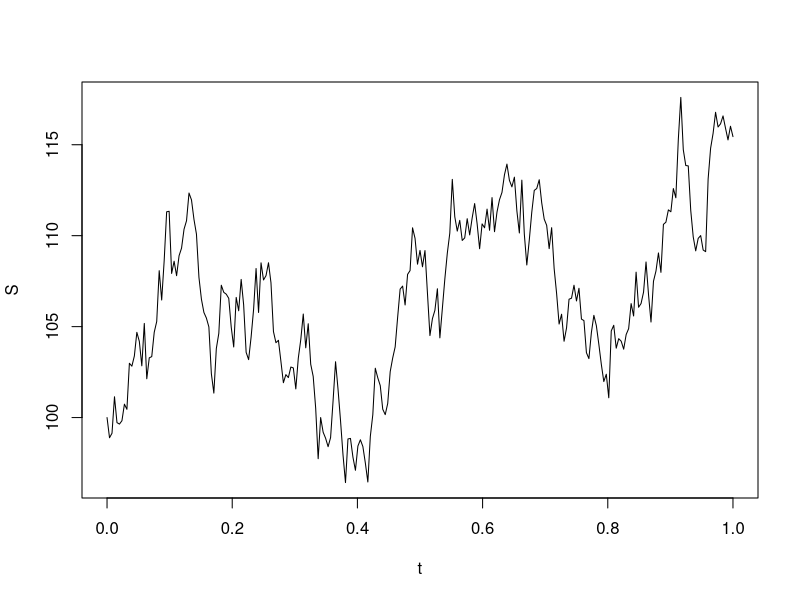
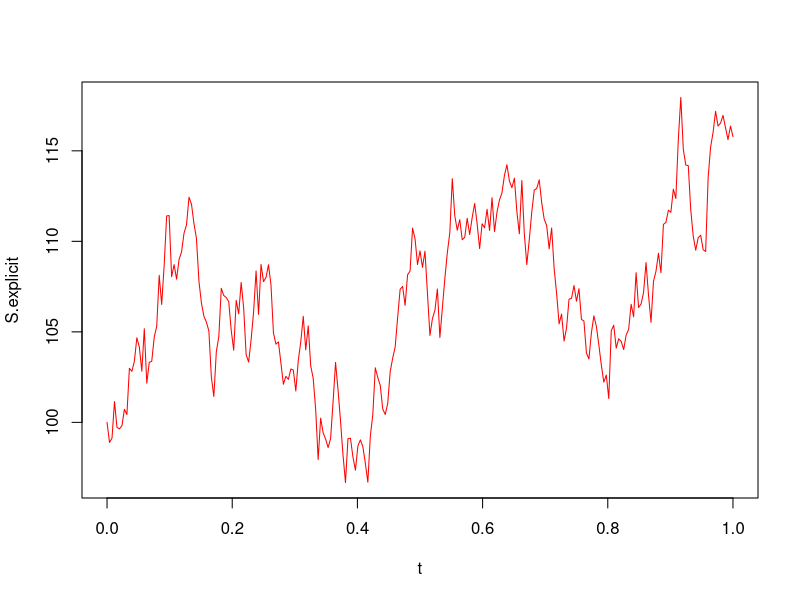
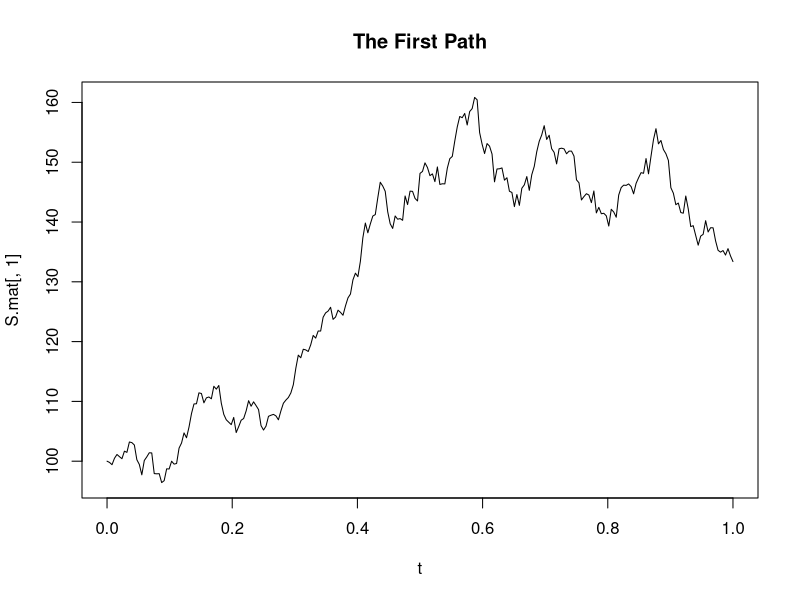
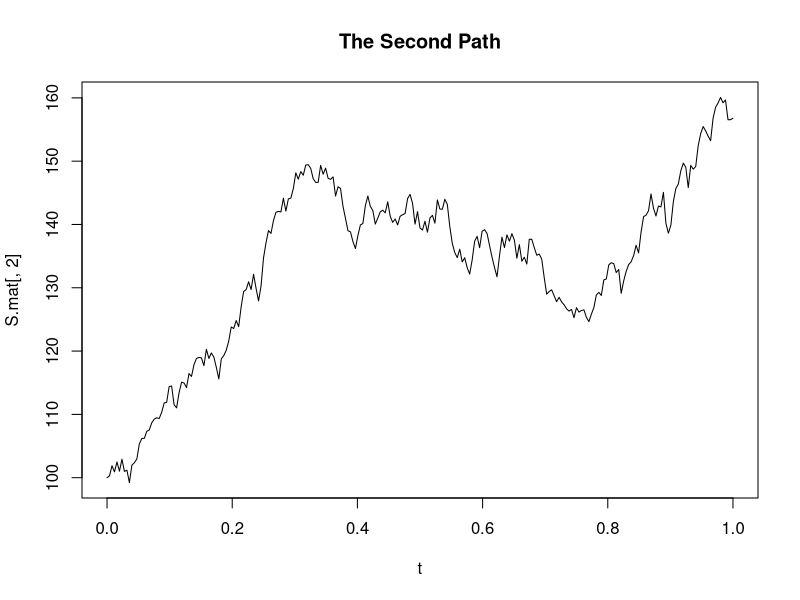
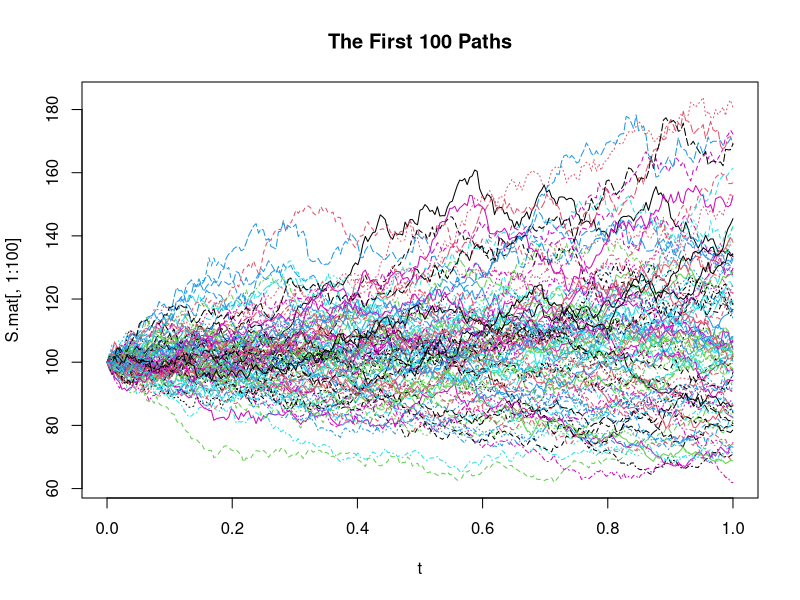

Source code (R) for these figures, in order: (Note: this script raises an error after producing the figures.)
## ---- chunk 1
set.seed(2)
# hyper-parameter
S0 <- 100
K <- 100
T1 <- 1
sigma <- 0.2
r <- 0.05
n <- 252 # number of steps
h <- T1/n # one day time difference
h
S <- c() # same as "S <- NULL" 
Z <- c()
S[1] <- S0 # start at S[1], since S[0] not available in R

# stock price at each time step
for (i in 1:n) {
  Z[i] <- rnorm(1)
  S[i+1] <- S[i] + r*S[i]*h + sigma*S[i]*Z[i]*sqrt(h)
}

# visualization
t <- seq(from = 0, to = T1, by = h)
plot(t, S, type = "l")
## ---- chunk 2
W <- c(0, cumsum(sqrt(h)*Z))
S.explicit <- S0*exp((r - 0.5*sigma^2)*t + sigma*W)
plot(t, S.explicit, col = "red", type = 'l')
## ---- chunk 3
# Euler discretization
S[n+1]

# theoritical expression
S.explicit[n+1]
## ---- chunk 4
m <- 10000
S.mat <- NULL

# simulate for m possible stock price evolutionary path
for(j in 1:m){
  for (i in 1:n) {
    Z[i] <- rnorm(1)
    S[i+1] <- S[i] + r*S[i]*h + sigma*S[i]*Z[i]*sqrt(h)
  }
  S.mat <- cbind(S.mat,S)
}

# visualization
plot(t,S.mat[,1], type = "l", main = "The First Path")
plot(t,S.mat[,2], type = "l", main = "The Second Path")
matplot(t, S.mat[,1:100], type = "l", main = "The First 100 Paths")

# calculate option price
ST <- S.mat[n+1,] # S(T) for all paths as a vector
exp(-r*T1)*mean(pmax(ST - 100, 0)) # call option price from MC simulation
bs.call(S0, 100, T1, sigma, r)# call option price from BS formula # from lecture 9
## ---- chunk 5
MC <- function(){
  m <- 10000
  S.mat <- NULL
  
  for (j in 1:m) {
    S[1] <- S0
    for(i in 1:n){
      Z[i] <- rnorm(1)
      S[i+1] <- S[i] + r*S[i]*h + sigma*S[i]*Z[i]*sqrt(h)
    }
    
    S.mat <- cbind(S.mat, S)
  }

  print(exp(-r*T1)*mean(pmax(S.mat[n+1,] - 100, 0)))
}

system.time(MC())
## ---- chunk 6
MC1 <- function(){# use replicate
  m <- 10000
  one.path <- function(){
    S[1] <- S0
    
    for(i in 1:n){
      Z[i] <- rnorm(1)
      S[i+1] <- S[i] + r*S[i]*h + sigma*S[i]*Z[i]*sqrt(h)
    }
    return(S)
  }

  S.mat <- replicate(m, one.path())
  print(exp(-r*T1)*mean(pmax(S.mat[n+1,] - 100, 0)))
}

system.time(MC1())
## ---- chunk 7
MC2 <- function(){
  m <- 10000
  one.path <- function(){
    S[1] <- S0
    Z <- rnorm(n) # take rnorm out
    for(i in 1:n){
      S[i+1] <- S[i] + r*S[i]*h + sigma*S[i]*Z[i]*sqrt(h)
    }
    return(S)
  }

  S.mat <- replicate(m, one.path())
  print(exp(-r*T1)*mean(pmax(S.mat[n+1,] - 100, 0)))
}

system.time(MC2())
## ---- chunk 8
MC3 <- function(){# initialize S and Z as matrices and update matrix
  m <- 10000
  S.mat <- matrix(0, nrow = n+1, ncol = m)
  Z <- matrix(rnorm(n*m), nrow = n)
  S.mat[1,] <- S0
  
  for (i in 1:n) {
    S.mat[i+1,] <- S.mat[i,] + r*S.mat[i,]*h + sigma*S.mat[i,]*Z[i,]*sqrt(h)
  }
  
  print(exp(-r*T1)*mean(pmax(S.mat[n+1,] - 100, 0)))
}

system.time(MC3())
## ---- chunk 9
MC4 <- function(m){
  S.vec <- rep(S0, m)
  Z <- matrix(rnorm(n*m), nrow = n)
  for (i in 1:n) {
    S.vec <- S.vec + r*S.vec*h + sigma*S.vec*Z[i,]*sqrt(h)
  }
  print(exp(-r*T1)*mean(pmax(S.vec - 100, 0)))
}
system.time(MC4(10000))
